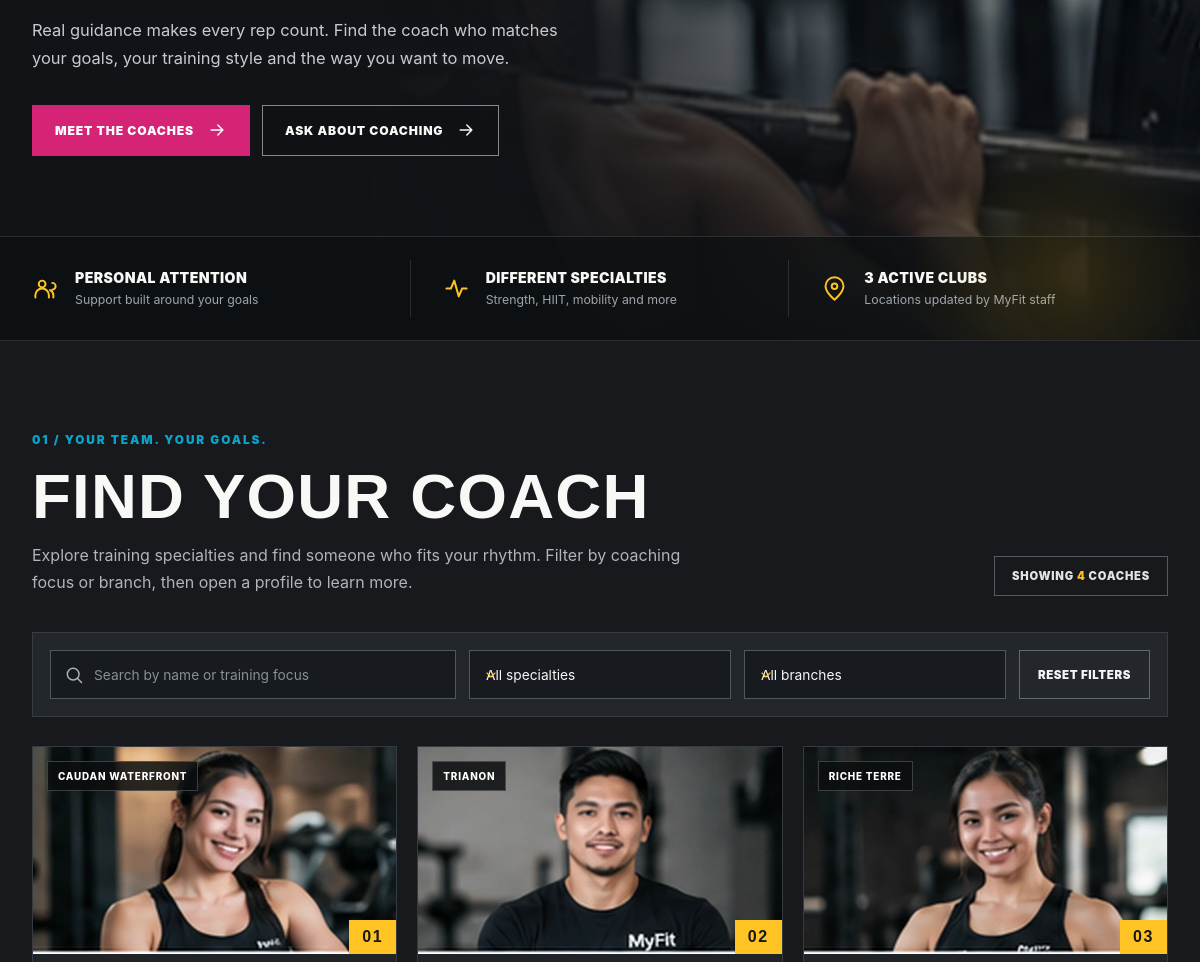
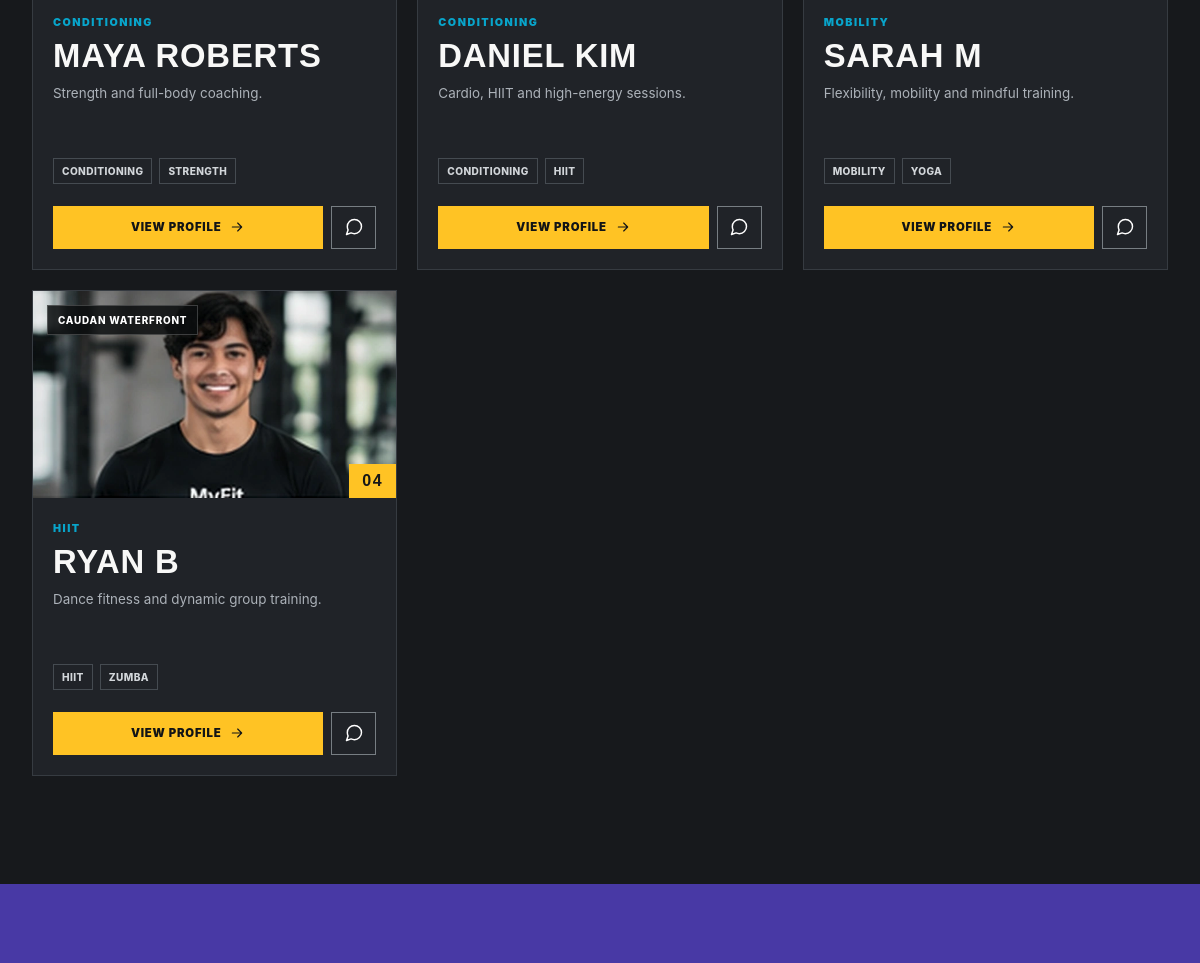
The app's page /coaches/ (middle part), older data (2 pictures, top to bottom).
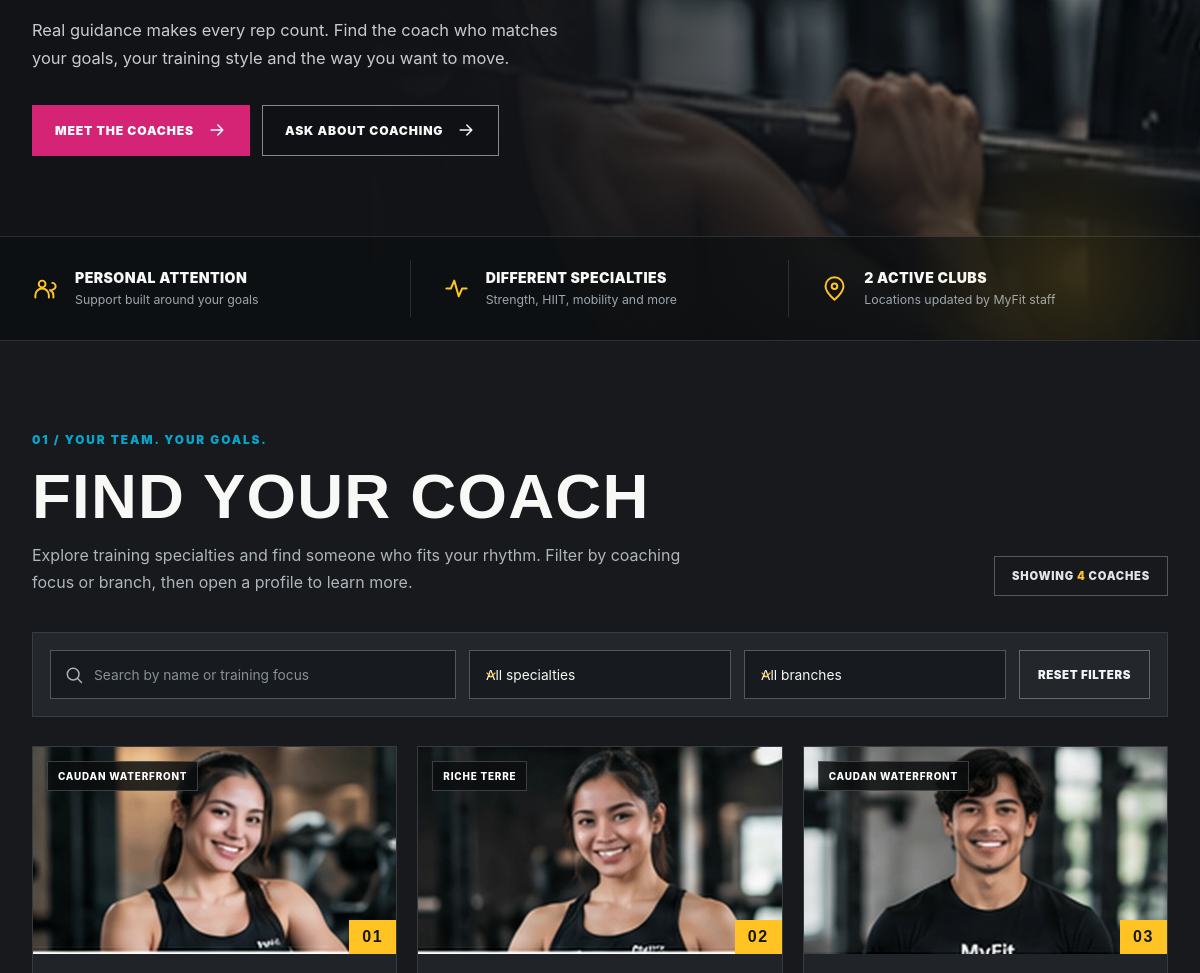
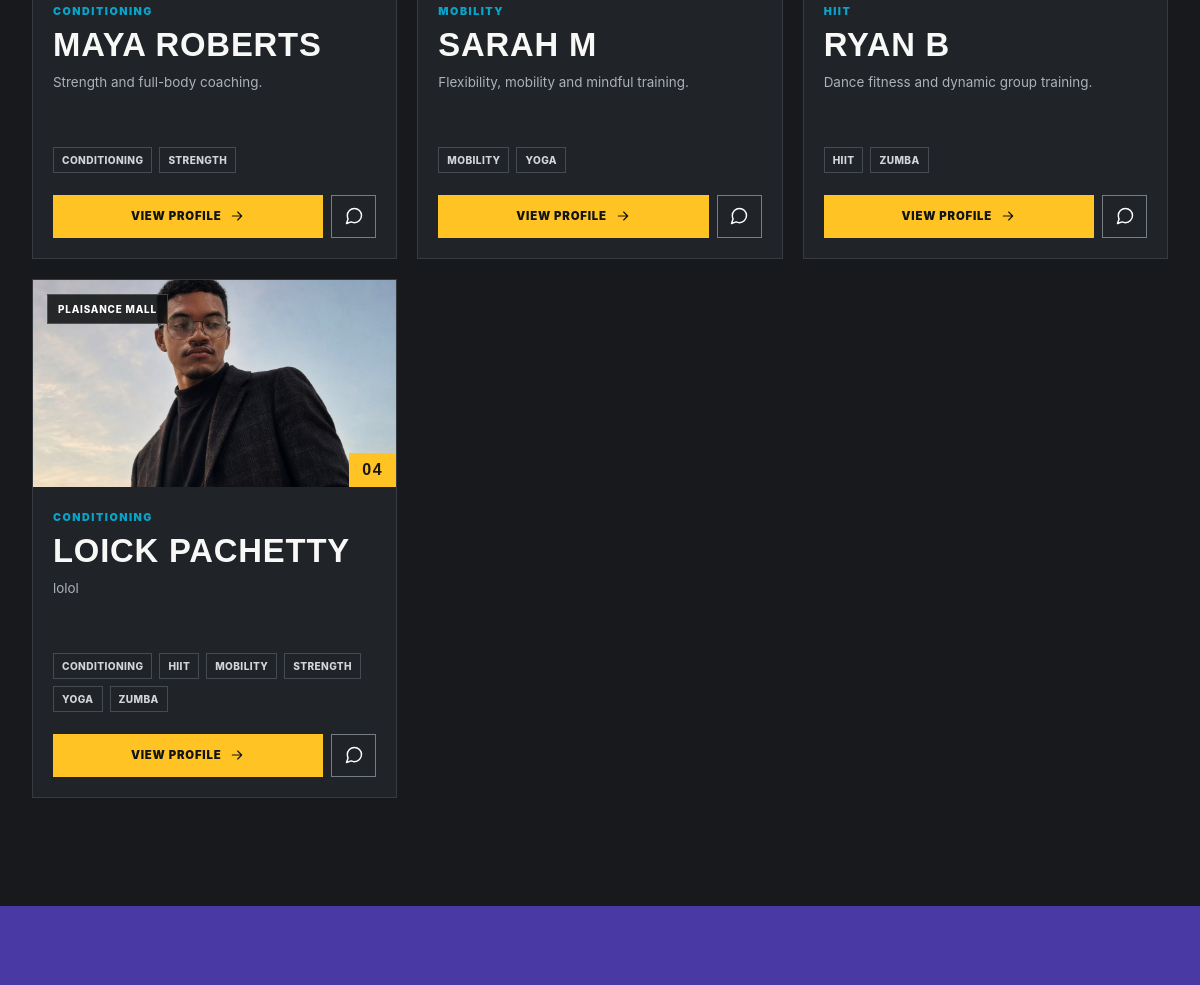
The same page, newer data (2 pictures, top to bottom).
### core/models.py (models this page shows, shortened)
class WebsiteImage(models.Model):
    class Placement(models.TextChoices):
        HOME_HERO = 'home_hero', 'Homepage — hero background'
        HOME_ABOUT = 'home_about', 'Homepage — about section'
        HOME_COACHING = 'home_coaching', 'Homepage — coaching section'
        BRANCHES_HERO = 'branches_hero', 'Branches — header'
        COACHES_HERO = 'coaches_hero', 'Coaches — header'
        CLASSES_HERO = 'classes_hero', 'Classes — header'
        PLANS_HERO = 'plans_hero', 'Membership plans — header'
    placement = models.CharField(max_length=30, choices=Placement.choices, unique=True)
    image = models.ImageField(upload_to='website/', validators=MYFIT_IMAGE_VALIDATORS)
    alt_text = models.CharField(max_length=180, blank=True, help_text='Describe the picture for accessibility.')
    is_active = models.BooleanField(default=True, help_text='Uncheck to hide this image on the public website.')
    updated_at = models.DateTimeField(auto_now=True)
    class Meta:
        verbose_name = 'Website image'
        verbose_name_plural = 'Website images'
        ordering = ('placement',)

class CoachProfile(models.Model):
    user = models.OneToOneField(settings.AUTH_USER_MODEL,
                                on_delete=models.CASCADE,
                                related_name="coach_profile",)
    branch = models.ForeignKey(Branch,on_delete=models.PROTECT, #prevent cascading delete from deleting all coach related to it
                               null=True,blank=True, #The database can store NULL for branch_id, A Django form can leave the branch field empty. We create a new coach account, but haven't assigned a gym branch yet.
                               related_name="coaches",)
    specialties = models.ManyToManyField(CoachSpecialty, #Creates a many-to-many relationship. It automatically creates a third table called a junction table.
                                blank=True, #a coach can be created without selecting any specialties yet.
                                related_name="coaches",)
    date_of_birth = models.DateField(null=True, blank=True,
                                    validators=[validate_not_future])
    gender = models.CharField(max_length=20, blank=True)
    phone = models.CharField(max_length=20, blank=True)
    bio = models.TextField(blank=True)
    image = models.ImageField(upload_to='coaches/', blank=True, validators=MYFIT_IMAGE_VALIDATORS)
    created_at = models.DateTimeField(auto_now_add=True)
    updated_at = models.DateTimeField(auto_now=True)

class Branch(models.Model): #allows Django to map this class to a database table.
    name = models.CharField(max_length=120, unique=True) #short strings, maximum of 120 characters, unique name
    address = models.TextField() #Stores text without, field as required by default, field is non-null by default.
    phone = models.CharField(max_length=20, blank=True) #Stores the number as text because someone could put a + at the start
    email = models.EmailField(blank=True) #specialized CharField that validates email formatting
    opening_hours = models.TextField(blank=True)
    operational_status = models.CharField(max_length=20, choices=[
        ('Open', 'Open'), ('Maintenance', 'Maintenance'),
        ('Coming soon', 'Coming soon'), ('Closed', 'Closed'),
    ], default='Open')
    is_active = models.BooleanField(default=True)
    image = models.ImageField(upload_to='branches/', blank=True, validators=MYFIT_IMAGE_VALIDATORS)#<------ image
    created_at = models.DateTimeField(auto_now_add=True)#Stores when the branch record was created.
    updated_at = models.DateTimeField(auto_now=True)#Stores when the branch record was updated.
    class Meta:
        verbose_name_plural = "Branches"
        ordering = ["name"] #This tells Django to sort query results by name in ascending alphabetical order by default.

class CoachSpecialty(models.Model):
    name = models.CharField(max_length=60, unique=True)
    is_active = models.BooleanField(default=True)
    class Meta:
        verbose_name_plural = "Coach specialties" #what name to display when referring to multiple records of the model
        ordering = ["name"]

### core/views.py (the view)
# urls.py: path('coaches/', views.coaches, name='coaches'),
def coaches(request):
    return render(request, 'myfit/coaches.html', {
        'coaches': CoachProfile.objects.filter(user__is_active=True).select_related('user','branch').prefetch_related('specialties'),
        'site_images': website_images(),
        'filter_branches': Branch.objects.filter(is_active=True, operational_status='Open'),
        'filter_specialties': CoachSpecialty.objects.filter(is_active=True),
    })

### core/context_processors.py (called while the page is built)
def notifications(request):
    if not request.user.is_authenticated:
        return {
            'latest_notifications': (),
            'unread_notification_count': 0,
        }
    notification_manager = request.user.notifications
    return {
        'latest_notifications': notification_manager.order_by('-created_at')[:10],
        'unread_notification_count': notification_manager.filter(is_read=False).count(),
    }

### core/views.py (called while the page is built)
def website_images():
    return {picture.placement: picture for picture in WebsiteImage.objects.filter(is_active=True)}

### core/templates/myfit/coaches.html (shortened to what this page needs)
{% load static %}
<!DOCTYPE html>
<html lang="en">
<head>
  <link rel="stylesheet" href="{% static 'css/coaches.css' %}">
</head>
<body>
  <main id="main-content">
    <section class="hero" aria-labelledby="coaches-title">
      {% if site_images.coaches_hero %}<img class="hero-photo" src="{{ site_images.coaches_hero.image.url }}" alt="{{ site_images.coaches_hero.alt_text }}" fetchpriority="high">{% endif %}
      <div class="container hero-inner"><div class="hero-copy">
        <p class="hero-desc">Real guidance makes every rep count. Find the coach who matches your goals, your training style and the way you want to move.</p>
        <div class="hero-actions">
          <a class="btn btn-pink" href="#coach-directory">MEET THE COACHES <svg class="icon"><use href="#i-arrow"/></svg></a>
          <a class="btn btn-outline" href="{% url 'myfit:contact' %}">ASK ABOUT COACHING <svg class="icon"><use href="#i-arrow"/></svg></a>
        </div>
      </div></div>
      <div class="hero-bottom"><div class="container hero-highlights">
        <div><svg class="icon"><use href="#i-users"/></svg><span><b>PERSONAL ATTENTION</b><small>Support built around your goals</small></span></div>
        <div><svg class="icon"><use href="#i-activity"/></svg><span><b>DIFFERENT SPECIALTIES</b><small>Strength, HIIT, mobility and more</small></span></div>
        <div><svg class="icon"><use href="#i-pin"/></svg><span><b>{{ filter_branches.count }} ACTIVE CLUBS</b><small>Locations updated by MyFit staff</small></span></div>
      </div></div>
    </section>
    <section class="directory" id="coach-directory" aria-labelledby="directory-title"><div class="container">
      <div class="section-intro">
        <div><p class="section-kicker">01 / YOUR TEAM. YOUR GOALS.</p><h2 class="section-title" id="directory-title">FIND YOUR COACH</h2><p>Explore training specialties and find someone who fits your rhythm. Filter by coaching focus or branch, then open a profile to learn more.</p></div>
        <span class="count-badge" aria-live="polite">SHOWING <span id="visible-count">{{ coaches|length }}</span> COACHES</span>
      </div>
      <div class="filter-panel" aria-label="Filter coaches">
        <label class="filter-field">
          <input id="coach-search" type="search" placeholder="Search by name or training focus" aria-label="Search coaches by name or training focus" autocomplete="off">
        </label>
        <label class="filter-field">
          <select id="specialty-filter" aria-label="Filter by specialty">
            <option value="all">All specialties</option>
          </select><svg class="icon icon-sm caret"><use href="#i-chevron"/></svg>
        </label>
        <label class="filter-field">
          <select id="branch-filter" aria-label="Filter by branch">
            <option value="all">All branches</option>
          </select><svg class="icon icon-sm caret"><use href="#i-chevron"/></svg>
        </label>
        <button class="filter-reset" type="button" id="reset-filters">RESET FILTERS</button>
      </div>
      <div class="coach-grid" id="coach-grid">
        {% for coach in coaches %}
        <article class="coach-card" data-name="{{ coach.user.get_full_name|default:coach.user.username }}"
            data-specialty=",{% for spec in coach.specialties.all %}{{ spec.pk }},{% endfor %}"
            data-focus="{% for spec in coach.specialties.all %}{{ spec.name }}{% if not forloop.last %}, {% endif %}{% endfor %}"
            data-branch="{{ coach.branch_id|default:'' }}"
            data-branch-label="{{ coach.branch.name|default:'Not assigned' }}"
            data-about="{{ coach.bio|default:'Ask our team about the coaching sessions available.' }}">
          <div class="coach-image-wrap">
            {% if coach.image %}<img class="coach-image" src="{{ coach.image.url }}" alt="Portrait of {{ coach.user.get_full_name|default:coach.user.username }}" loading="lazy">
            {% else %}<div class="image-not-uploaded">PHOTO COMING SOON</div>{% endif %}
            <span class="branch-label">{{ coach.branch.name|default:'MYFIT COACH'|upper }}</span>
            <span class="coach-number">{{ forloop.counter|stringformat:'02d' }}</span>
          </div>
          <div class="coach-body">
            <span class="coach-role">{{ coach.specialties.first.name|default:'PERSONAL TRAINING'|upper }}</span>
            <h3>{{ coach.user.get_full_name|default:coach.user.username|upper }}</h3>
            <p class="coach-description">{{ coach.bio|default:'Ask our team about the coaching sessions available.'|truncatewords:24 }}</p>
            <div class="coach-tags">{% for spec in coach.specialties.all %}<span>{{ spec.name|upper }}</span>{% empty %}<span>FITNESS</span>{% endfor %}</div>
            <div class="coach-actions"><button class="view-profile" type="button">VIEW PROFILE <svg class="icon icon-sm"><use href="#i-arrow"/></svg></button>
            <a class="contact-coach" href="{% url 'myfit:contact' %}?topic=coaching" aria-label="Enquire about {{ coach.user.get_full_name|default:coach.user.username }}"><svg class="icon"><use href="#i-message"/></svg></a></div>
          </div>
        </article>
        {% empty %}<p>No active coaches are registered yet.</p>{% endfor %}
      </div>
    </div></section>
    <section class="statement" aria-labelledby="statement-title"></section>
  </main>
</body>
</html>

Row changes from the older to the newer data that the page shows:
no longer on this page (row unchanged): CoachProfile: image (picture), branch.name "TRIANON", specialties.first.name "CONDITIONING", user.get_full_name "DANIEL KIM", bio "Cardio, HIIT and high-energy sessions.", CoachSpecialty (name "CONDITIONING"), CoachSpecialty (name "HIIT")
added CoachProfile: image (picture), branch.name "PLAISANCE MALL", specialties.first.name "CONDITIONING", user.get_full_name "LOICK PACHETTY", bio "lolol", CoachSpecialty (name "CONDITIONING"), CoachSpecialty (name "HIIT"), CoachSpecialty (name "MOBILITY"), CoachSpecialty (name "STRENGTH"), CoachSpecialty (name "YOGA"), CoachSpecialty (name "ZUMBA")
Text that changed along with them:
{{ filter_branches.count }}: "3" → "2"
